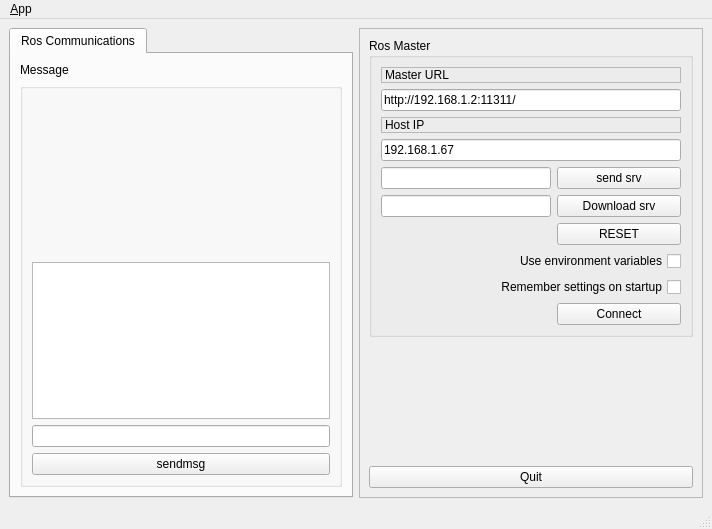
<?xml version="1.0" encoding="UTF-8"?>
<ui version="4.0">
 <class>ServerWindowDesign</class>
 <widget class="QMainWindow" name="ServerWindowDesign">
  <property name="geometry">
   <rect>
    <x>0</x>
    <y>0</y>
    <width>712</width>
    <height>529</height>
   </rect>
  </property>
  <property name="windowTitle">
   <string>ServerWindow</string>
  </property>
  <property name="locale">
   <locale language="English" country="Australia"/>
  </property>
  <widget class="QWidget" name="centralwidget">
   <layout class="QHBoxLayout">
    <item>
     <widget class="QTabWidget" name="tab_manager">
      <property name="minimumSize">
       <size>
        <width>100</width>
        <height>0</height>
       </size>
      </property>
      <property name="locale">
       <locale language="English" country="Australia"/>
      </property>
      <property name="currentIndex">
       <number>0</number>
      </property>
      <widget class="QWidget" name="tab_status">
       <attribute name="title">
        <string>Ros Communications</string>
       </attribute>
       <layout class="QVBoxLayout" name="verticalLayout_2">
        <item>
         <widget class="QLabel" name="serverwindowLB">
          <property name="text">
           <string>Message</string>
          </property>
         </widget>
        </item>
        <item>
         <widget class="QGroupBox" name="groupBox_12">
          <property name="sizePolicy">
           <sizepolicy hsizetype="MinimumExpanding" vsizetype="Preferred">
            <horstretch>0</horstretch>
            <verstretch>0</verstretch>
           </sizepolicy>
          </property>
          <property name="title">
           <string/>
          </property>
          <layout class="QGridLayout" name="gridLayout_3">
           <item row="3" column="1">
            <widget class="QListView" name="view_server"/>
           </item>
           <item row="4" column="1">
            <widget class="QLineEdit" name="sendEdit"/>
           </item>
           <item row="5" column="1">
            <widget class="QPushButton" name="pushButton">
             <property name="text">
              <string>sendmsg</string>
             </property>
            </widget>
           </item>
           <item row="1" column="1">
            <spacer name="verticalSpacer">
             <property name="orientation">
              <enum>Qt::Vertical</enum>
             </property>
             <property name="sizeType">
              <enum>QSizePolicy::Maximum</enum>
             </property>
             <property name="sizeHint" stdset="0">
              <size>
               <width>20</width>
               <height>200</height>
              </size>
             </property>
            </spacer>
           </item>
          </layout>
         </widget>
        </item>
       </layout>
      </widget>
     </widget>
    </item>
    <item>
     <widget class="QFrame" name="frame">
      <property name="sizePolicy">
       <sizepolicy hsizetype="Minimum" vsizetype="Preferred">
        <horstretch>0</horstretch>
        <verstretch>0</verstretch>
       </sizepolicy>
      </property>
      <property name="frameShape">
       <enum>QFrame::StyledPanel</enum>
      </property>
      <property name="frameShadow">
       <enum>QFrame::Raised</enum>
      </property>
      <layout class="QVBoxLayout" name="verticalLayout_3">
       <item>
        <widget class="QGroupBox" name="groupBox">
         <property name="title">
          <string>Ros Master</string>
         </property>
         <layout class="QGridLayout" name="gridLayout">
          <item row="1" column="0" colspan="2">
           <widget class="QLineEdit" name="line_edit_master">
            <property name="text">
             <string>http://192.168.1.2:11311/</string>
            </property>
           </widget>
          </item>
          <item row="4" column="0">
           <widget class="QLineEdit" name="setsrvET"/>
          </item>
          <item row="10" column="0">
           <spacer name="horizontalSpacer">
            <property name="orientation">
             <enum>Qt::Horizontal</enum>
            </property>
            <property name="sizeHint" stdset="0">
             <size>
              <width>170</width>
              <height>21</height>
             </size>
            </property>
           </spacer>
          </item>
          <item row="9" column="0" colspan="2">
           <widget class="QCheckBox" name="checkbox_remember_settings">
            <property name="layoutDirection">
             <enum>Qt::RightToLeft</enum>
            </property>
            <property name="text">
             <string>Remember settings on startup</string>
            </property>
           </widget>
          </item>
          <item row="3" column="0" colspan="2">
           <widget class="QLineEdit" name="line_edit_host">
            <property name="text">
             <string>192.168.1.67</string>
            </property>
           </widget>
          </item>
          <item row="4" column="1">
           <widget class="QPushButton" name="setsrvBT">
            <property name="text">
             <string>send srv</string>
            </property>
           </widget>
          </item>
          <item row="2" column="0" colspan="2">
           <widget class="QLabel" name="label_2">
            <property name="frameShape">
             <enum>QFrame::StyledPanel</enum>
            </property>
            <property name="frameShadow">
             <enum>QFrame::Raised</enum>
            </property>
            <property name="text">
             <string>Host IP</string>
            </property>
           </widget>
          </item>
          <item row="10" column="1">
           <widget class="QPushButton" name="button_connect">
            <property name="enabled">
             <bool>true</bool>
            </property>
            <property name="sizePolicy">
             <sizepolicy hsizetype="MinimumExpanding" vsizetype="Fixed">
              <horstretch>0</horstretch>
              <verstretch>0</verstretch>
             </sizepolicy>
            </property>
            <property name="toolTip">
             <string>Set the target to the current joint trajectory state.</string>
            </property>
            <property name="statusTip">
             <string>Clear all waypoints and set the target to the current joint trajectory state.</string>
            </property>
            <property name="text">
             <string>Connect</string>
            </property>
           </widget>
          </item>
          <item row="8" column="0" colspan="2">
           <widget class="QCheckBox" name="checkbox_use_environment">
            <property name="layoutDirection">
             <enum>Qt::RightToLeft</enum>
            </property>
            <property name="text">
             <string>Use environment variables</string>
            </property>
           </widget>
          </item>
          <item row="0" column="0" colspan="2">
           <widget class="QLabel" name="label">
            <property name="frameShape">
             <enum>QFrame::StyledPanel</enum>
            </property>
            <property name="frameShadow">
             <enum>QFrame::Raised</enum>
            </property>
            <property name="text">
             <string>Master URL</string>
            </property>
           </widget>
          </item>
          <item row="6" column="1">
           <widget class="QPushButton" name="downloadsrvBT">
            <property name="text">
             <string>Download srv</string>
            </property>
           </widget>
          </item>
          <item row="6" column="0">
           <widget class="QLineEdit" name="downloadsrvET"/>
          </item>
          <item row="7" column="1">
           <widget class="QPushButton" name="reset">
            <property name="text">
             <string>RESET</string>
            </property>
           </widget>
          </item>
         </layout>
        </widget>
       </item>
       <item>
        <spacer name="verticalSpacer_3">
         <property name="orientation">
          <enum>Qt::Vertical</enum>
         </property>
         <property name="sizeHint" stdset="0">
          <size>
           <width>20</width>
           <height>233</height>
          </size>
         </property>
        </spacer>
       </item>
       <item>
        <widget class="QPushButton" name="quit_button">
         <property name="sizePolicy">
          <sizepolicy hsizetype="MinimumExpanding" vsizetype="Fixed">
           <horstretch>0</horstretch>
           <verstretch>0</verstretch>
          </sizepolicy>
         </property>
         <property name="text">
          <string>Quit</string>
         </property>
        </widget>
       </item>
      </layout>
     </widget>
    </item>
   </layout>
  </widget>
  <widget class="QMenuBar" name="menubar">
   <property name="geometry">
    <rect>
     <x>0</x>
     <y>0</y>
     <width>712</width>
     <height>25</height>
    </rect>
   </property>
   <widget class="QMenu" name="menu_File">
    <property name="title">
     <string>&amp;App</string>
    </property>
    <addaction name="action_Preferences"/>
    <addaction name="separator"/>
    <addaction name="actionAbout"/>
    <addaction name="actionAbout_Qt"/>
    <addaction name="separator"/>
    <addaction name="action_Quit"/>
   </widget>
   <addaction name="menu_File"/>
  </widget>
  <widget class="QStatusBar" name="statusbar"/>
  <action name="action_Quit">
   <property name="text">
    <string>&amp;Quit</string>
   </property>
   <property name="shortcut">
    <string>Ctrl+Q</string>
   </property>
   <property name="shortcutContext">
    <enum>Qt::ApplicationShortcut</enum>
   </property>
  </action>
  <action name="action_Preferences">
   <property name="text">
    <string>&amp;Preferences</string>
   </property>
  </action>
  <action name="actionAbout">
   <property name="text">
    <string>&amp;About</string>
   </property>
  </action>
  <action name="actionAbout_Qt">
   <property name="text">
    <string>About &amp;Qt</string>
   </property>
  </action>
 </widget>
 <resources/>
 <connections>
  <connection>
   <sender>action_Quit</sender>
   <signal>triggered()</signal>
   <receiver>ServerWindowDesign</receiver>
   <slot>close()</slot>
   <hints>
    <hint type="sourcelabel">
     <x>-1</x>
     <y>-1</y>
    </hint>
    <hint type="destinationlabel">
     <x>399</x>
     <y>299</y>
    </hint>
   </hints>
  </connection>
  <connection>
   <sender>quit_button</sender>
   <signal>clicked()</signal>
   <receiver>ServerWindowDesign</receiver>
   <slot>close()</slot>
   <hints>
    <hint type="sourcelabel">
     <x>859</x>
     <y>552</y>
    </hint>
    <hint type="destinationlabel">
     <x>469</x>
     <y>299</y>
    </hint>
   </hints>
  </connection>
 </connections>
</ui>
